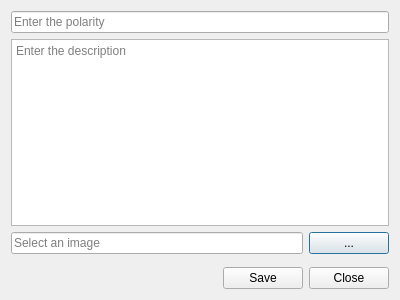
<?xml version="1.0" encoding="UTF-8"?>
<ui version="4.0">
 <class>PolarityForm</class>
 <widget class="QDialog" name="PolarityForm">
  <property name="geometry">
   <rect>
    <x>0</x>
    <y>0</y>
    <width>400</width>
    <height>300</height>
   </rect>
  </property>
  <property name="windowTitle">
   <string>Dialog</string>
  </property>
  <layout class="QVBoxLayout" name="verticalLayout">
   <item>
    <widget class="QLineEdit" name="nameLineEdit">
     <property name="placeholderText">
      <string>Enter the polarity</string>
     </property>
    </widget>
   </item>
   <item>
    <widget class="QPlainTextEdit" name="descriptionTextEdit">
     <property name="placeholderText">
      <string>Enter the description</string>
     </property>
    </widget>
   </item>
   <item>
    <layout class="QHBoxLayout" name="horizontalLayout">
     <item>
      <widget class="QLineEdit" name="imageLineEdit">
       <property name="placeholderText">
        <string>Select an image</string>
       </property>
      </widget>
     </item>
     <item>
      <widget class="QPushButton" name="selectButton">
       <property name="text">
        <string>...</string>
       </property>
      </widget>
     </item>
    </layout>
   </item>
   <item>
    <spacer name="verticalSpacer">
     <property name="orientation">
      <enum>Qt::Orientation::Vertical</enum>
     </property>
     <property name="sizeHint" stdset="0">
      <size>
       <width>20</width>
       <height>12</height>
      </size>
     </property>
    </spacer>
   </item>
   <item>
    <layout class="QHBoxLayout" name="horizontalLayout_2">
     <item>
      <spacer name="horizontalSpacer">
       <property name="orientation">
        <enum>Qt::Orientation::Horizontal</enum>
       </property>
       <property name="sizeHint" stdset="0">
        <size>
         <width>40</width>
         <height>20</height>
        </size>
       </property>
      </spacer>
     </item>
     <item>
      <widget class="QPushButton" name="saveButton">
       <property name="text">
        <string>Save</string>
       </property>
      </widget>
     </item>
     <item>
      <widget class="QPushButton" name="closeButton">
       <property name="text">
        <string>Close</string>
       </property>
      </widget>
     </item>
    </layout>
   </item>
  </layout>
 </widget>
 <resources/>
 <connections/>
</ui>
